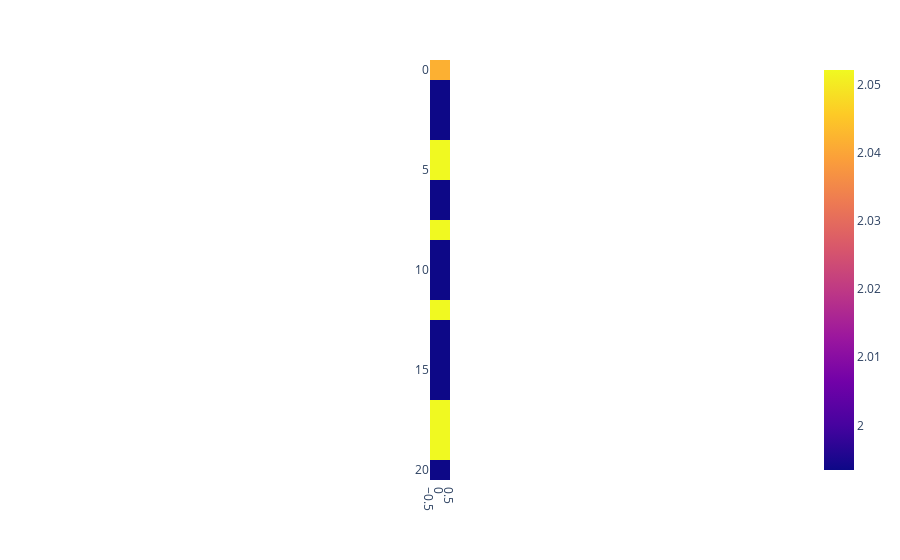

Here is the notebook cell this chart was saved with:
### Code cell
px.imshow((A @ v).detach().cpu().numpy())

### Figure 1 — Plotly figure (JSON) as saved in the notebook; plotly's stock layout.template omitted (floating-point values rounded to 4 significant figures)
{"data": [{"coloraxis": "coloraxis", "hovertemplate": "x: %{x}<br>y: %{y}<br>color: %{z}<extra></extra>", "name": "0", "type": "heatmap", "xaxis": "x", "yaxis": "y", "z": [[2.042], [1.993], [1.993], [1.993], [2.052], [2.052], [1.993], [1.993], [2.052], [1.993], [1.993], [1.993], [2.052], [1.993], [1.993], [1.993], [1.993], [2.052], [2.052], [2.052], [1.993]]}], "layout": {"coloraxis": {"colorscale": [[0, "#0d0887"], [0.1111, "#46039f"], [0.2222, "#7201a8"], [0.3333, "#9c179e"], [0.4444, "#bd3786"], [0.5556, "#d8576b"], [0.6667, "#ed7953"], [0.7778, "#fb9f3a"], [0.8889, "#fdca26"], [1, "#f0f921"]]}, "margin": {"t": 60}, "xaxis": {"anchor": "y", "constrain": "domain", "domain": [0, 1], "scaleanchor": "y"}, "yaxis": {"anchor": "x", "autorange": "reversed", "constrain": "domain", "domain": [0, 1]}}}
